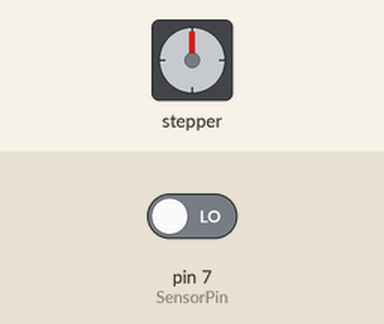
Simulated run of this sketch. Board: Arduino Uno, built with avr-gcc and run on an emulated ATmega328P. Shown: stepper motor. The inputs (shaded band) are chosen by the test bench; at power-on: pin 7 (SensorPin) LOW. Stepper angles assume 2048 steps per turn.

Above: at 0.1 s.
At 0.8 s:
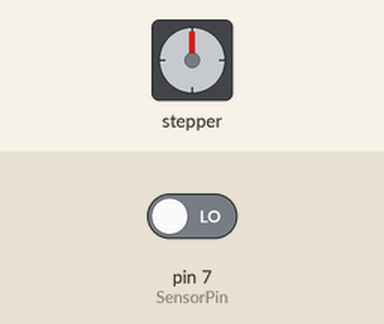
0.9 s: pin 7 (SensorPin) driven HIGH
At 1.3 s:
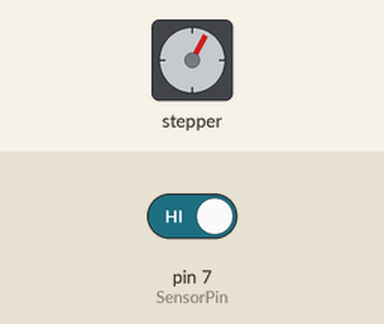
Timing chart, 0 to 3.9 s (numbered marks = the images above; inputs shaded):
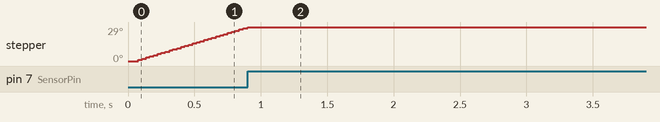

Measured:
- after the input at 0.9 s, stepper: goes on until 0.9 s, then stays 29°

The sketch:

StepperHomingTest2.ino
```cpp
#include <AccelStepper.h>
#include <AFMotor.h>

const int SensorPin = 7;
// initialize the stepper library on pins 8 through 11:
AccelStepper stepper1( AccelStepper::FULL4WIRE,8,10,9,11);

void setup() {
  unhome();
  home();
}

void unhome() // If already homed then move away
{
 //When stepper starts current position = 0
  delay(50); //let the sensor stabilise
  if  (digitalRead(SensorPin) != 0)
  {
    //Move marker out of the way so we can re-home
    stepper1.setAcceleration(100.0);
    stepper1.runToNewPosition (-200);
  }
}

void home()
{
  stepper1.setMaxSpeed(200);
  stepper1.moveTo (10000);
  stepper1.setSpeed(200);

  while (digitalRead(SensorPin) == 0)
  {
    stepper1.runSpeed();
  }

  stepper1.setCurrentPosition(0);
  stepper1.stop();
}


void loop(){
  //Nothing here
}
```
